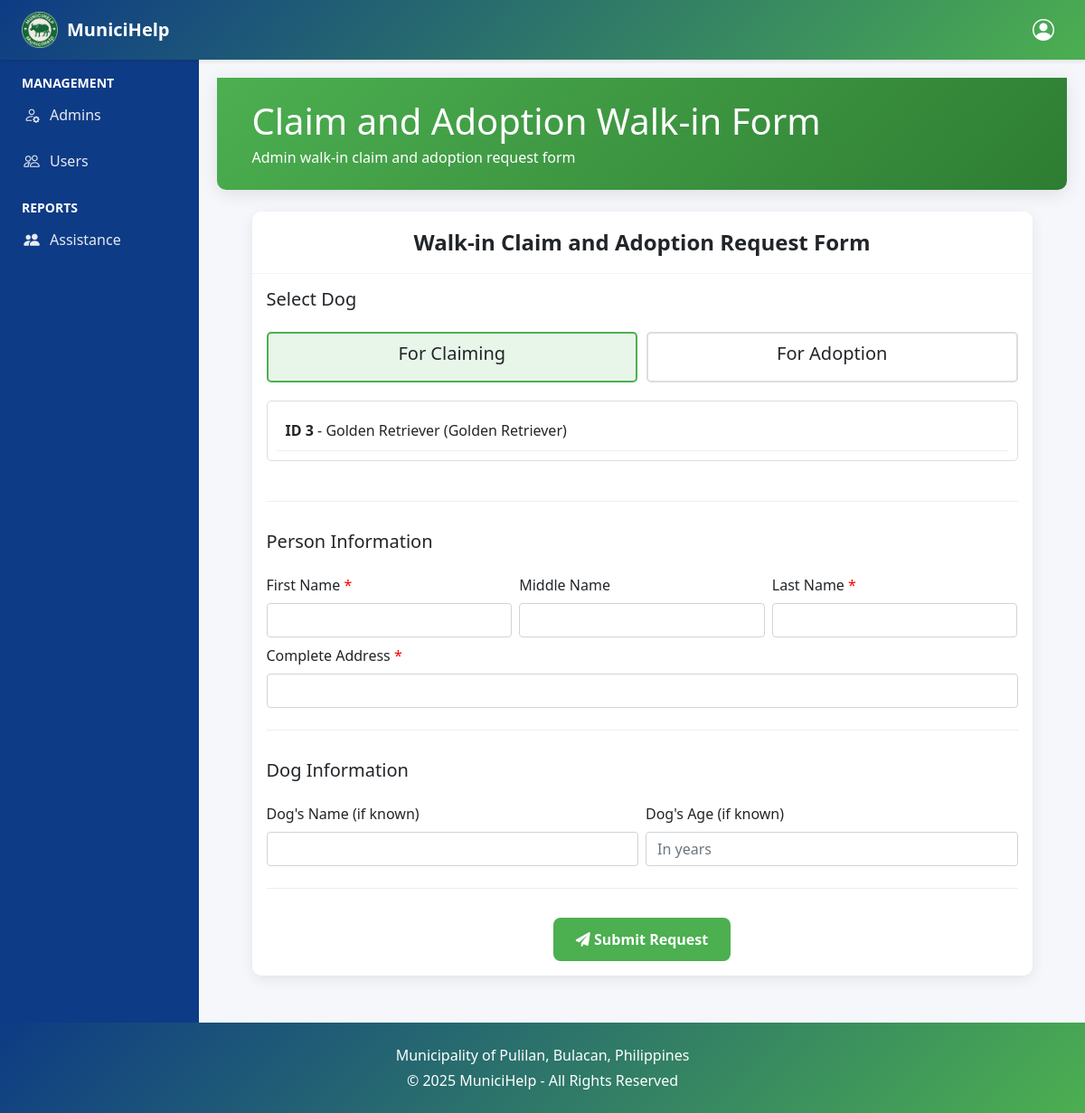
Screenshot of /mayor/animal/admin/walkin.php (signed in) with the database file from the repository.
### tables this page shows
CREATE TABLE `dogs` (
  `id` int(11) NOT NULL AUTO_INCREMENT,
  `breed` varchar(100) DEFAULT NULL,
  `color` varchar(100) DEFAULT NULL,
  `size` enum('small','medium','large') DEFAULT NULL,
  `gender` enum('male','female') DEFAULT NULL,
  `description` text DEFAULT NULL,
  `location_found` varchar(255) NOT NULL,
  `date_caught` datetime NOT NULL DEFAULT current_timestamp(),
  `image_path` varchar(255) DEFAULT NULL,
  `status` enum('for_claiming','claimed','for_adoption','adopted','euthanized') NOT NULL,
  `createdby_admin_id` int(11) NOT NULL,
  `created_at` timestamp NOT NULL DEFAULT current_timestamp(),
  `updated_at` timestamp NULL DEFAULT NULL ON UPDATE current_timestamp(),
  PRIMARY KEY (`id`),
  KEY `createdby_admin_id` (`createdby_admin_id`),
  CONSTRAINT `dogs_ibfk_1` FOREIGN KEY (`createdby_admin_id`) REFERENCES `admins` (`id`)
);

### mayor/animal/admin/walkin.php (the view, shortened to what this page needs)
<?php
require_once '../../../includes/db.php';
$dogs = $conn->query("
    SELECT d.id, d.breed, d.color, d.status
    FROM dogs d
    WHERE d.status IN ('for_claiming', 'for_adoption')
    ORDER BY d.id DESC
")->fetch_all(MYSQLI_ASSOC);
include '../../../includes/header.php';
?>
<!DOCTYPE html>
<html lang="en">
<head>
    <link href="https://cdn.jsdelivr.net/npm/bootstrap@5.1.3/dist/css/bootstrap.min.css" rel="stylesheet">
    <link rel="stylesheet" href="https://cdnjs.cloudflare.com/ajax/libs/font-awesome/6.0.0/css/all.min.css">
</head>
<body>
    <div class="dashboard-header">
        <div class="dashboard-container">
            <div class="d-flex justify-content-between align-items-center">
                <div>
                    <h1 class="mb-1">Claim and Adoption Walk-in Form</h1>
                    <p class="mb-0">Admin walk-in claim and adoption request form</p>
                </div>
            </div>
        </div>
    </div>
    <div class="dashboard-container">
        <div class="request-form-card card">
            <div class="card-header">
                Walk-in Claim and Adoption Request Form
            </div>
            <div class="card-body">
                <form id="walkinForm" action="submit_walkin.php" method="POST">
                    <div class="form-section">
                        <h5 class="mb-4">Select Dog</h5>
                        <div class="dog-type-buttons">
                            <div class="dog-type-btn active" data-type="claiming">
                                <h5>For Claiming</h5>
                            </div>
                            <div class="dog-type-btn" data-type="adoption">
                                <h5>For Adoption</h5>
                            </div>
                        </div>
                        <div class="dog-list-container" id="claimingDogs">
                            <?php
                            $claimingDogs = array_filter($dogs, fn($dog) => in_array($dog['status'], ['for_claiming', 'pending_claim']));
                            foreach ($claimingDogs as $dog): ?>
                                <div class="dog-item" data-id="<?= $dog['id'] ?>" data-status="<?= $dog['status'] ?>">
                                    <strong>ID <?= $dog['id'] ?></strong> - <?= htmlspecialchars($dog['breed']) ?>
                                    (<?= htmlspecialchars($dog['color']) ?>)
                                </div>
                            <?php endforeach; ?>
                        </div>
                    </div>
                    <div class="form-section">
                        <h5 class="mb-4">Person Information</h5>
                        <div class="row g-2">
                            <div class="col-md-4">
                                <label for="first_name" class="form-label required-field">First Name</label>
                                <input type="text" class="form-control" id="first_name" name="first_name" required>
                            </div>
                            <div class="col-md-4">
                                <label for="middle_name" class="form-label">Middle Name</label>
                                <input type="text" class="form-control" id="middle_name" name="middle_name">
                            </div>
                            <div class="col-md-4">
                                <label for="last_name" class="form-label required-field">Last Name</label>
                                <input type="text" class="form-control" id="last_name" name="last_name" required>
                            </div>
                            <div class="col-12">
                                <label for="complete_address" class="form-label required-field">Complete Address</label>
                                <input type="text" class="form-control" id="complete_address" name="complete_address" required>
                            </div>
                        </div>
                    </div>
                    <div class="form-section">
                        <h5 class="mb-4">Dog Information</h5>
                        <div class="row g-2">
                            <div class="col-md-6">
                                <label for="name_of_dog" class="form-label">Dog's Name (if known)</label>
                                <input type="text" class="form-control" id="name_of_dog" name="name_of_dog">
                            </div>
                            <div class="col-md-6">
                                <label for="age_of_dog" class="form-label">Dog's Age (if known)</label>
                                <input type="number" class="form-control" id="age_of_dog" name="age_of_dog" min="0" max="30" placeholder="In years">
                            </div>
                        </div>
                    </div>
                    <div class="text-center mt-4">
                        <button type="submit" class="btn btn-submit">
                            <i class="fas fa-paper-plane"></i> Submit Request
                        </button>
                    </div>
                </form>
            </div>
        </div>
    </div>
    <?php include '../../../includes/footer.php'; ?>
</body>
</html>

### assets/css/styles.css (style rules this page uses)
:root { --munici-green: #0E3B85; --munici-green-light: #2C80C6; }
.form-control { max-width: 100%; padding: 0.5rem 0.75rem; }

### includes/header.php (style rules this page uses)
:root { --munici-green-dark: #0E3B85; --munici-green-light: #2C80C6; --munici-green: #42A5F5; --munici-green-light-bg: #E3F2FD; --pending: #FFC107; --approved: #28A745; --completed: #4361ee; --emerggency: #D32F2F; --light-color: #f8f9fa; --dark-color: #212529; }
body { display: flex; flex-direction: column; min-height: 100vh; background-color: #f5f7fb; font-family: 'Segoe UI', Tahoma, Geneva, Verdana, sans-serif; }
.dashboard-header { background: linear-gradient(135deg, var(--munici-green), var(--munici-green-dark)); color: white; padding: 1.5rem 0; margin-bottom: 1.5rem; border-radius: 0 0 10px 10px; box-shadow: 0 4px 20px rgba(0, 0, 0, 0.1); }

### mayor/animal/admin/walkin.php (style rules this page uses)
:root { --munici-green: #4CAF50; --munici-green-light: #E8F5E9; }
body { background-color: #f5f7fb; font-family: 'Segoe UI', Tahoma, Geneva, Verdana, sans-serif; }
.dashboard-container { width: 95%; margin: 0 auto; padding: 0 15px; }
.dashboard-header { background: linear-gradient(135deg, var(--munici-green), #2E7D32); color: white; padding: 1.5rem 0; margin-bottom: 1.5rem; border-radius: 0 0 10px 10px; box-shadow: 0 4px 20px rgba(0, 0, 0, 0.1); }
.request-form-card { border-radius: 10px; box-shadow: 0 4px 15px rgba(0, 0, 0, 0.08); border: none; margin-bottom: 2rem; }
.request-form-card .card-header { text-align: center; background-color: white; border-bottom: 1px solid rgba(0, 0, 0, 0.05); font-weight: 600; font-size: 1.5rem; padding: 1rem 1.5rem; border-radius: 10px 10px 0 0 !important; }
.form-section { margin-bottom: 2rem; padding-bottom: 1.5rem; border-bottom: 1px solid #eee; }
.btn-submit { background-color: var(--munici-green); color: white; padding: 12px 25px; font-weight: 600; border: none; transition: all 0.3s; border-radius: 8px; }
.required-field::after { content: " *"; color: red; }
.dog-type-buttons { display: flex; gap: 10px; margin-bottom: 20px; }
.dog-type-btn { flex: 1; padding: 10px; text-align: center; border: 2px solid #ddd; border-radius: 5px; cursor: pointer; transition: all 0.3s; }
.dog-type-btn.active { border-color: var(--munici-green); background-color: var(--munici-green-light); }
.dog-list-container { max-height: 300px; overflow-y: auto; border: 1px solid #ddd; border-radius: 5px; padding: 10px; margin-bottom: 20px; }
.dog-item { padding: 10px; border-bottom: 1px solid #eee; cursor: pointer; transition: all 0.2s; }

### rows the page displays
dogs: id "3", breed "Golden Retriever", color "Golden Retriever"
